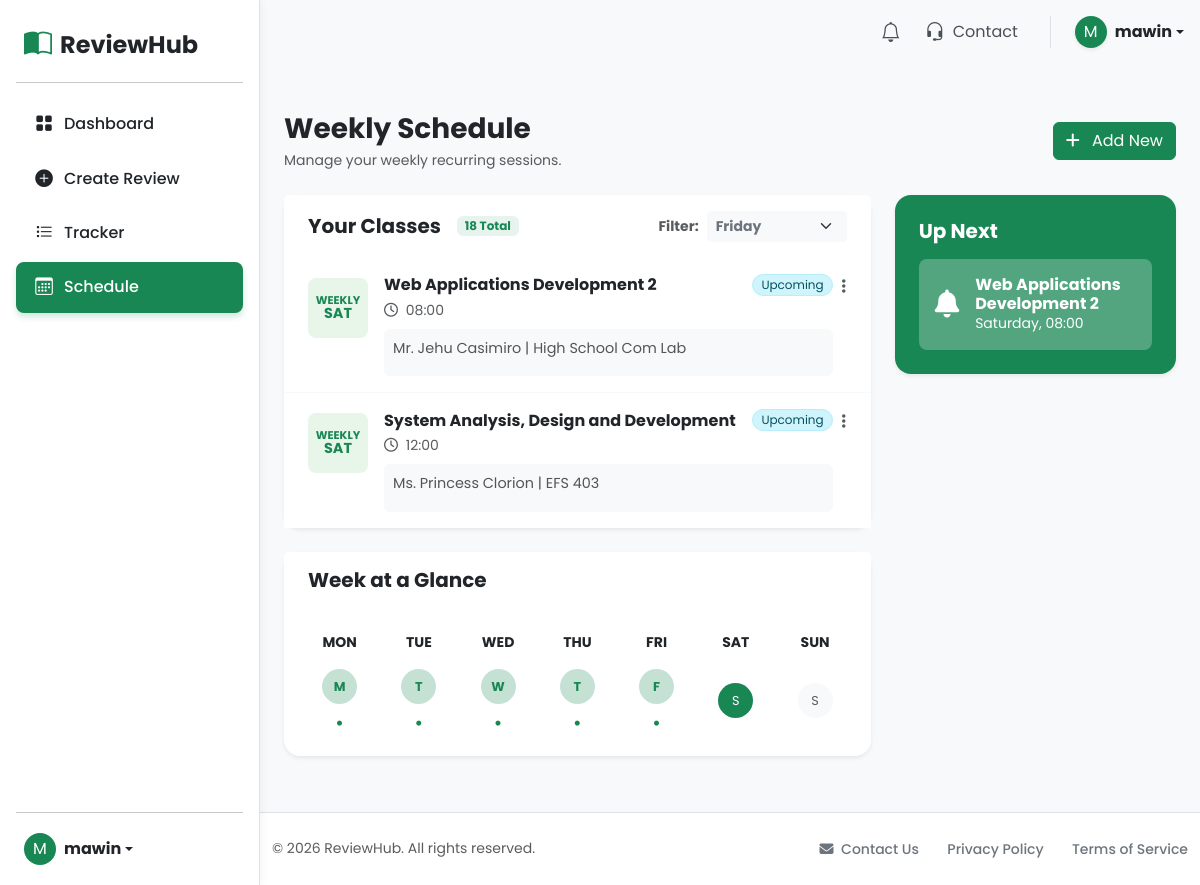
/src/schedule.php (signed in), run on the app's committed database.
### tables this page shows
CREATE TABLE schedules (
        id INTEGER PRIMARY KEY AUTOINCREMENT,
        user_id INTEGER NOT NULL,
        title TEXT NOT NULL,
        day TEXT NOT NULL,
        time TEXT NOT NULL,
        description TEXT,
        status TEXT DEFAULT "Upcoming",
        created_at DATETIME DEFAULT CURRENT_TIMESTAMP,
        FOREIGN KEY (user_id) REFERENCES users(id)
    );

### src/schedule.php (the view, shortened to what this page needs)
<?php
$db = get_db();
$user = $_SESSION['user'];
$user_id = $user['id'];
function renderScheduleHTML($schedules, $totalPages = 0, $currentPage = 1, $filterDay = 'All') {
    foreach ($schedules as $review) {
        $dayName = $review['day'] ?? 'Mon';
        $shortDay = substr($dayName, 0, 3);
        $statusClass = 'status-upcoming';
        $desc = htmlspecialchars($review['description'] ?? '');
        $title = htmlspecialchars($review['title']);
        $time = htmlspecialchars($review['time']);
        $day = htmlspecialchars($review['day']);
        $descSafe = htmlspecialchars($review['description'] ?? '', ENT_QUOTES);
        echo '
        <div class="list-group-item px-3 px-lg-4 py-3 border-light">
            <div class="d-flex align-items-start">
                <div class="date-box flex-shrink-0 me-3 mt-1">
                    <span>WEEKLY</span>
                    <span>'.strtoupper($shortDay).'</span>
                </div>
                <div class="flex-grow-1">
                    <div class="d-flex justify-content-between align-items-center mb-1">
                        <h6 class="mb-0 fw-bold text-dark">'.$title.'</h6>
                        <span class="badge rounded-pill fw-normal px-2 py-1 '.$statusClass.'" style="font-size: 0.75rem;">
                            '.htmlspecialchars($review['status']).'
                        </span>
                    </div>
                    <div class="text-muted small mb-2"><i class="far fa-clock me-1"></i> '.$time.'</div>';
                    if(!empty($review['description'])) {
                        echo '<div class="markdown-content bg-light p-2 rounded border border-light small" data-markdown="'.$desc.'"></div>';
                    }
        echo '  </div>
                <div class="dropdown ms-2">
                    <button class="btn btn-link text-muted p-0" data-bs-toggle="dropdown">
                        <i class="fas fa-ellipsis-v"></i>
                    </button>
                    <ul class="dropdown-menu dropdown-menu-end border-0 shadow">
                        <li>
                            <a href="#" class="dropdown-item"
                               data-bs-toggle="modal"
                               data-bs-target="#editScheduleModal"
                               data-id="'.$review['id'].'"
                               data-title="'.htmlspecialchars($title, ENT_QUOTES).'"
                               data-day="'.$day.'"
                               data-time="'.$time.'"
                               data-description="'.$descSafe.'">
                                <i class="fas fa-edit me-2 text-primary"></i> Edit
                            </a>
                        </li>
                        <li><hr class="dropdown-divider"></li>
                        <li>
                            <form method="POST" onsubmit="return confirm(\'Are you sure you want to delete this?\');">
                                <input type="hidden" name="action" value="delete_schedule">
                                <input type="hidden" name="schedule_id" value="'.$review['id'].'">
                                <button type="submit" class="dropdown-item text-danger">
                                    <i class="fas fa-trash-alt me-2"></i> Delete
                                </button>
                            </form>
                        </li>
                    </ul>
                </div>
            </div>
        </div>';
    }
}
$days_order = [
    'Monday' => 1, 'Tuesday' => 2, 'Wednesday' => 3, 'Thursday' => 4,
    'Friday' => 5, 'Saturday' => 6, 'Sunday' => 7
];
$all_result = $db->query("SELECT * FROM schedules WHERE user_id = $user_id");
$all_schedules = [];
if ($all_result) {
    while ($row = $all_result->fetchArray(SQLITE3_ASSOC)) {
        $all_schedules[] = $row;
    }
}
usort($all_schedules, function($a, $b) use ($days_order) {
    $da = $days_order[$a['day']] ?? 8;
    $db = $days_order[$b['day']] ?? 8;
    if ($da === $db) {
        return strcmp($a['time'], $b['time']);
    }
    return $da - $db;
});
calculateScheduleStatuses($all_schedules, $days_order);
$isAjax = isset($_GET['ajax_day']);
$filter_day = $isAjax ? $_GET['ajax_day'] : (isset($_GET['filter_day']) ? $_GET['filter_day'] : date('l'));
$limit = 5;
$page = isset($_GET['page']) && is_numeric($_GET['page']) ? (int)$_GET['page'] : 1;
$display_schedules = [];
$totalPages = 1;
if ($filter_day === 'All') {
    $totalRecords = count($all_schedules);
    $totalPages = ceil($totalRecords / $limit);
    if ($page > $totalPages && $totalPages > 0) $page = $totalPages;
    $offset = ($page - 1) * $limit;
    $display_schedules = array_slice($all_schedules, $offset, $limit);
} else {
    $display_schedules = array_filter($all_schedules, function($row) use ($filter_day) {
        return $row['day'] === $filter_day;
    });
}
$today_day = date('l');
$current_time = date('H:i');
$next_session = null;
foreach ($all_schedules as $sch) {
    if ($sch['day'] === $today_day && $sch['time'] > $current_time) {
        $next_session = $sch;
        break;
    }
}
?>
<!DOCTYPE html>
<html lang="en">
<head>
    <link href="https://cdn.jsdelivr.net/npm/bootstrap@5.3.0/dist/css/bootstrap.min.css" rel="stylesheet">
    <link rel="stylesheet" href="https://cdnjs.cloudflare.com/ajax/libs/font-awesome/6.4.0/css/all.min.css">
    <link rel="stylesheet" href="../styles/schedule.css">
    <link rel="stylesheet" href="../styles/nav.css">
</head>
<body>
<?php require_once "header.php"; ?>
<?php include 'nav.php'; ?>
<main class="main-content">
    <div class="container-xl p-3 p-lg-4">
        <div class="d-flex justify-content-between align-items-center mb-3 mb-lg-4">
            <div>
                <h2 class="fw-bold text-dark mb-1 fs-3 fs-lg-2">Weekly Schedule</h2>
                <p class="text-muted mb-0 small">Manage your weekly recurring sessions.</p>
            </div>
            <button class="btn btn-success d-none d-md-block" data-bs-toggle="modal" data-bs-target="#addScheduleModal">
                <i class="fas fa-plus me-2"></i> Add New
            </button>
        </div>
        <div class="row g-3 g-lg-4">
            <div class="col-lg-8">
                <div class="card border-0 shadow-sm rounded-4 mb-4">
                    <div class="card-header bg-white border-0 py-3 px-3 px-lg-4 d-flex justify-content-between align-items-center flex-wrap gap-2">
                        <div class="d-flex align-items-center gap-3">
                            <h5 class="fw-bold mb-0">Your Classes</h5>
                            <span class="badge bg-success bg-opacity-10 text-success"><?= count($all_schedules) ?> Total</span>
                        </div>
                        <div class="d-flex align-items-center">
                            <label for="dayFilter" class="me-2 small fw-bold text-muted">Filter:</label>
                            <select id="dayFilter" class="form-select form-select-sm border-light bg-light fw-bold text-secondary" style="width: 140px;">
                                <?php
                                $days_list = ['Monday', 'Tuesday', 'Wednesday', 'Thursday', 'Friday', 'Saturday', 'Sunday'];
                                foreach($days_list as $d_opt):
                                    $selected = ($d_opt === $filter_day) ? 'selected' : '';
                                ?>
                                    <option value="<?= $d_opt ?>" <?= $selected ?>><?= $d_opt ?></option>
                                <?php endforeach; ?>
                            </select>
                        </div>
                    </div>
                    <div class="card-body p-0">
                        <div class="list-group list-group-flush" id="scheduleList">
                            <?php renderScheduleHTML($display_schedules, $totalPages, $page, $filter_day); ?>
                        </div>
                    </div>
                </div>
                <div class="card border-0 shadow-sm rounded-4">
                    <div class="card-header bg-white border-0 py-3 px-3 px-lg-4">
                        <h5 class="fw-bold mb-0">Week at a Glance</h5>
                    </div>
                    <div class="card-body">
                        <div class="table-responsive">
                            <table class="table table-borderless text-center align-middle mb-0">
                                <thead class="text-muted small text-uppercase">
                                    <tr>
                                        <th>Mon</th><th>Tue</th><th>Wed</th><th>Thu</th><th>Fri</th><th>Sat</th><th>Sun</th>
                                    </tr>
                                </thead>
                                <tbody>
                                    <tr>
                                        <?php
                                        $days_map = ['Monday', 'Tuesday', 'Wednesday', 'Thursday', 'Friday', 'Saturday', 'Sunday'];
                                        foreach($days_map as $d):
                                            $isToday = ($d === date('l'));
                                            $hasEvent = false;
                                            foreach($all_schedules as $s) {
                                                if(($s['day'] ?? '') === $d) {
                                                    $hasEvent = true;
                                                    break;
                                                }
                                            }
                                            $bgClass = $isToday ? 'bg-success text-white' : ($hasEvent ? 'bg-success bg-opacity-25 text-success fw-bold' : 'text-muted bg-light');
                                            $dShort = substr($d, 0, 1);
                                        ?>
                                            <td>
                                                <div class="d-inline-flex align-items-center justify-content-center rounded-circle <?= $bgClass ?>" style="width: 35px; height: 35px; font-size: 0.8rem;">
                                                    <?= $dShort ?>
                                                </div>
                                                <?php if($hasEvent && !$isToday): ?>
                                                    <div class="mt-1"><i class="fas fa-circle text-success" style="font-size: 5px;"></i></div>
                                                <?php endif; ?>
                                            </td>
                                        <?php endforeach; ?>
                                    </tr>
                                </tbody>
                            </table>
                        </div>
                    </div>
                </div>
            </div>
            <div class="col-lg-4 d-flex flex-column gap-3 gap-lg-4">
                <div class="d-none d-lg-block">
                    <?php if ($next_session): ?>
                    <div class="card border-0 shadow-sm rounded-4 bg-success text-white">
                        <div class="card-body p-4">
                            <h5 class="fw-bold mb-1">Up Next</h5>
                            <div class="d-flex align-items-center bg-white bg-opacity-25 p-3 rounded-3 mt-3">
                                <i class="fas fa-bell fs-3 me-3"></i>
                                <div>
                                    <h6 class="mb-0 fw-bold"><?= htmlspecialchars($next_session['title']) ?></h6>
                                    <small class="d-block"><?= htmlspecialchars($next_session['day']) ?>, <?= htmlspecialchars($next_session['time']) ?></small>
                                </div>
                            </div>
                        </div>
                    </div>
                    <?php endif; ?>
                </div>
            </div>
        </div>
    </div>
</main>
<?php include "footer.php"; ?>
</body>
</html>

### data on the page
schedules: day "SAT", title "Web Applications Development 2", status "Upcoming", time "08:00", day "Saturday"
schedules: day "SAT", title "System Analysis, Design and Development", status "Upcoming", time "12:00"
schedules: dShort "M"
schedules: dShort "T"
schedules: dShort "W"
schedules: dShort "T"
schedules: dShort "F"

### other printed values
substr($user['username'], 0, 1) "M"
$user['username'] "mawin"
count($all_schedules) "18"
$dShort "S"
form field value "Friday"
